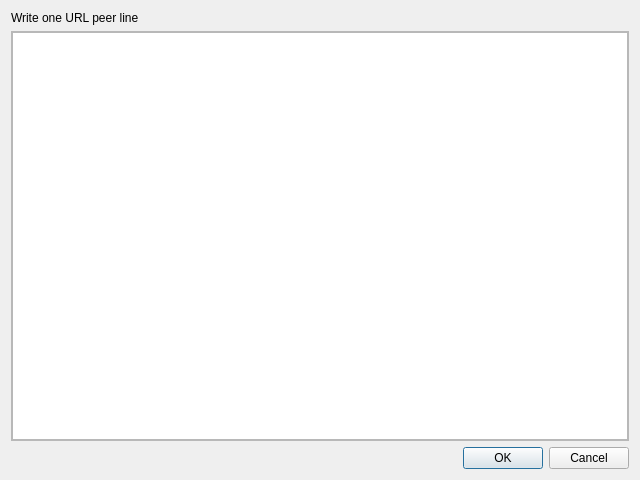
<?xml version="1.0" encoding="UTF-8"?>
<ui version="4.0">
 <class>Dialog</class>
 <widget class="QDialog" name="Dialog">
  <property name="geometry">
   <rect>
    <x>0</x>
    <y>0</y>
    <width>640</width>
    <height>480</height>
   </rect>
  </property>
  <property name="minimumSize">
   <size>
    <width>640</width>
    <height>480</height>
   </size>
  </property>
  <property name="windowTitle">
   <string>Add URL(s)</string>
  </property>
  <layout class="QGridLayout" name="gridLayout">
   <item row="2" column="0">
    <widget class="QDialogButtonBox" name="buttonBox">
     <property name="orientation">
      <enum>Qt::Horizontal</enum>
     </property>
     <property name="standardButtons">
      <set>QDialogButtonBox::Cancel|QDialogButtonBox::Ok</set>
     </property>
    </widget>
   </item>
   <item row="0" column="0">
    <widget class="QLabel" name="label">
     <property name="text">
      <string>Write one URL peer line</string>
     </property>
    </widget>
   </item>
   <item row="1" column="0">
    <widget class="QScrollArea" name="scrollArea">
     <property name="widgetResizable">
      <bool>true</bool>
     </property>
     <widget class="QWidget" name="scrollAreaWidgetContents">
      <property name="geometry">
       <rect>
        <x>0</x>
        <y>0</y>
        <width>616</width>
        <height>386</height>
       </rect>
      </property>
      <layout class="QGridLayout" name="gridLayout_2">
       <property name="leftMargin">
        <number>0</number>
       </property>
       <property name="topMargin">
        <number>0</number>
       </property>
       <property name="rightMargin">
        <number>0</number>
       </property>
       <property name="bottomMargin">
        <number>0</number>
       </property>
       <property name="spacing">
        <number>0</number>
       </property>
       <item row="0" column="0">
        <widget class="QPlainTextEdit" name="urlsTextEdit">
         <property name="plainText">
          <string/>
         </property>
        </widget>
       </item>
      </layout>
     </widget>
    </widget>
   </item>
  </layout>
 </widget>
 <resources/>
 <connections>
  <connection>
   <sender>buttonBox</sender>
   <signal>accepted()</signal>
   <receiver>Dialog</receiver>
   <slot>accept()</slot>
   <hints>
    <hint type="sourcelabel">
     <x>248</x>
     <y>254</y>
    </hint>
    <hint type="destinationlabel">
     <x>157</x>
     <y>274</y>
    </hint>
   </hints>
  </connection>
  <connection>
   <sender>buttonBox</sender>
   <signal>rejected()</signal>
   <receiver>Dialog</receiver>
   <slot>reject()</slot>
   <hints>
    <hint type="sourcelabel">
     <x>316</x>
     <y>260</y>
    </hint>
    <hint type="destinationlabel">
     <x>286</x>
     <y>274</y>
    </hint>
   </hints>
  </connection>
 </connections>
</ui>
